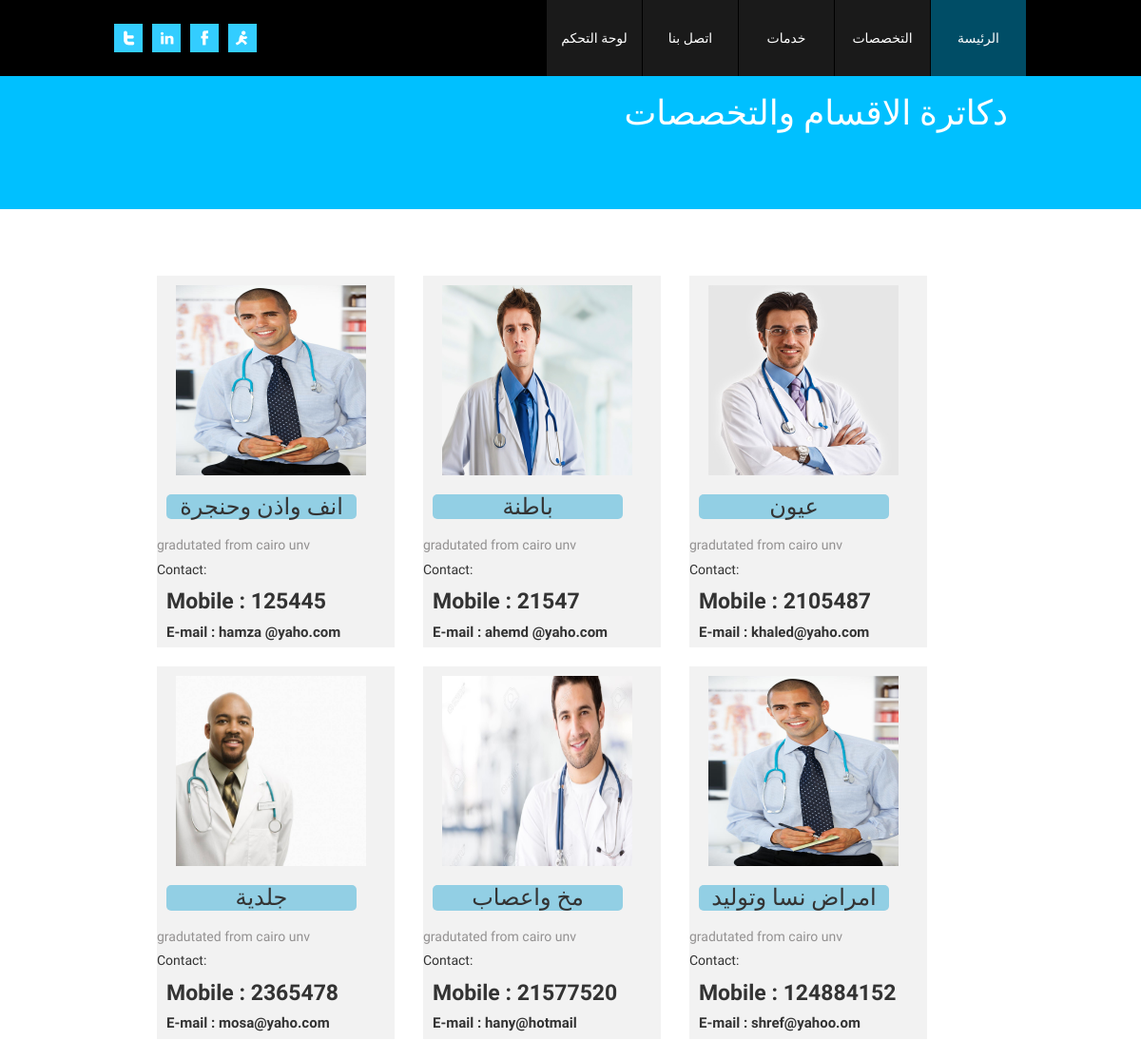
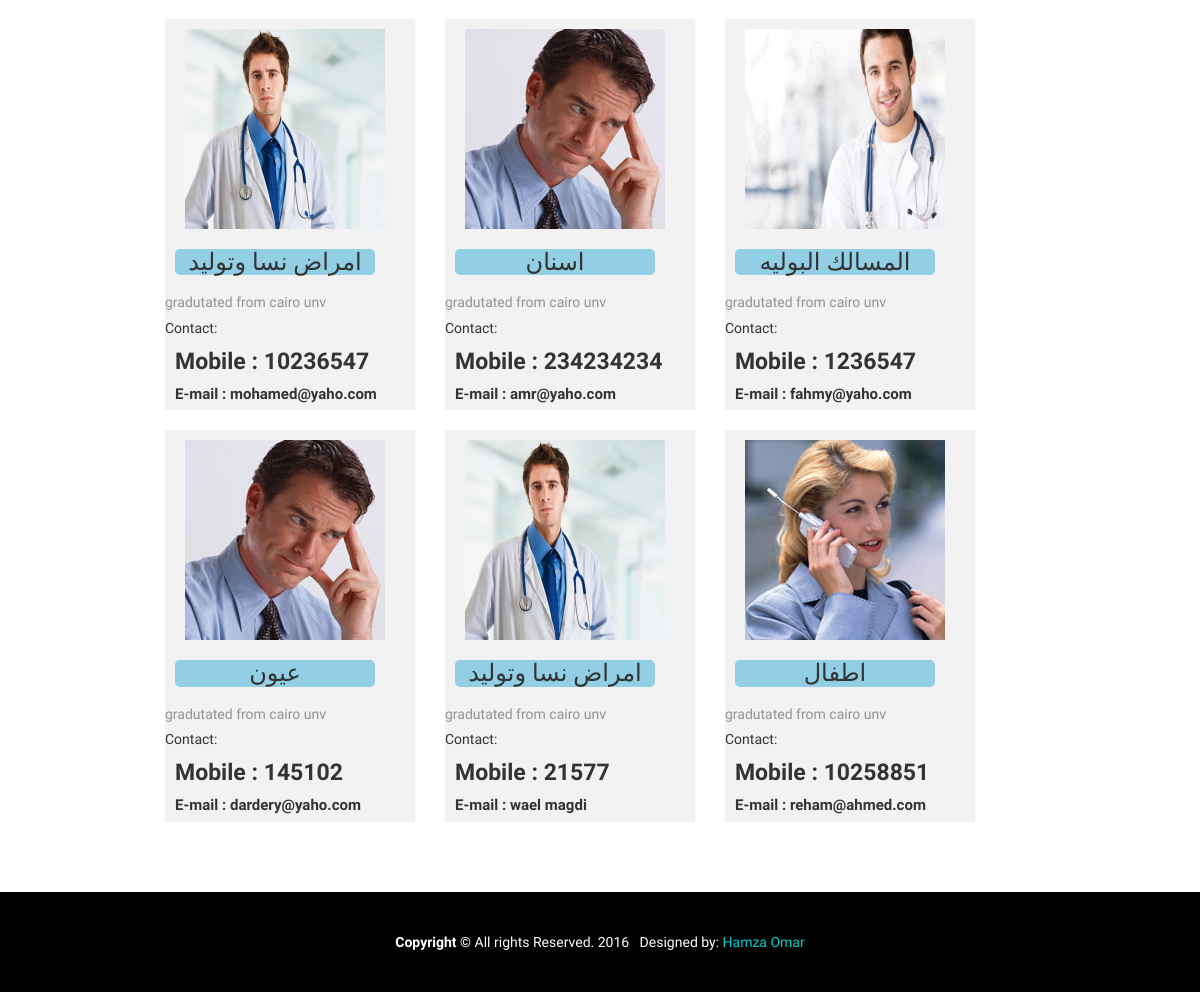
The app's page /doctors.php with its own data (2 pictures, top to bottom).
### tables this page shows
CREATE TABLE `doctors` (
  `Doc_ID` int(11) NOT NULL,
  `Name` varchar(50) NOT NULL,
  `achievement` text NOT NULL,
  `mobile` int(11) NOT NULL,
  `email` varchar(100) NOT NULL,
  `pic` varchar(200) NOT NULL,
  `Admin_ID` varchar(100) NOT NULL,
  `Sepc_ID` varchar(100) NOT NULL
);

CREATE TABLE `specialties` (
  `Sepc_ID` int(11) NOT NULL,
  `Specialty_name` varchar(100) NOT NULL,
  `img` varchar(200) NOT NULL,
  `Admin_ID` int(11) NOT NULL
);

### doctors.php (the view, shortened to what this page needs)
<!DOCTYPE html PUBLIC "-//W3C//DTD XHTML 1.0 Transitional//EN" "http://www.w3.org/TR/xhtml1/DTD/xhtml1-transitional.dtd">
<html xmlns="http://www.w3.org/1999/xhtml">
<head>
<link href="css/style.css" rel="stylesheet" type="text/css" />
<link href="css/bootstrap.css" rel="stylesheet" type="text/css" />
</head>
 <?PHP include("include/template/header_&_navbar.php");  ?>
<div class="logo-sarch-wrap">
  <div class="logo-search-container">
    <div class="logo">
      <h1>دكاترة الاقسام والتخصصات</h1>
    </div>
  </div>
</div>
<div class="page-wrapper">
  <div class="portfolio">
		<?PHP
			   mysqli_set_charset($con ,'UTF8');
 $select= "SELECT doctors.Name , doctors.achievement , doctors.mobile , doctors.email , doctors.pic  ,specialties.Specialty_name
  FROM doctors JOIN  specialties
  WHERE doctors.Sepc_ID = specialties.Sepc_ID";
			   $query = mysqli_query($con ,$select);
			   while($rows = mysqli_fetch_array($query)){
				   ?>
   <div class=" col-lg-4" >
     <div class="row" style=" background-color:#F2F2F2 ; margin:10px auto ">
       <img src="images/<?PHP echo $rows['pic'];?>" width="200px" height="200px" style="margin-left:20px; margin-top:10px "/>
    <h3 style="text-align:center;background-color:rgba(0,153,204,.4);width:200px;height: auto;border-radius:5px 5px 5px 5px; margin-left:10px">
    <span ><?PHP echo $rows['Specialty_name'];?></span>
    </h3>
         <span style="margin-left:10px">
               <h3  <?PHP echo $rows['Name'];?> </h3>
                  <p><?PHP echo $rows['achievement'];?> </p>
                 <h5>Contact:</h5>
                <label >Mobile : <?PHP echo $rows['mobile'] ?>  </label> <br />
                <label  style="font-size:15px">E-mail : <?PHP echo $rows['email'] ?>  </label> <br />
    </span>
        </div>
    </div>
				   <?PHP
				   }
		?>
</div>
</div>
<?PHP include("include/template/footer.php");?>
</body>
</html>

### css/style.css (style rules this page uses)
* { margin:0; padding:0; font-family: 'Pontano Sans', sans-serif; }
body { background:#f1f1f1; }
p { font-family: 'Pontano Sans', sans-serif; color:#939191; font-size:14px; }
img { border:none; }
h1 { font-family: 'Oswald', sans-serif; color:#45303f; font-size:22px; font-weight:normal;text-transform:uppercase; }
.logo-sarch-wrap { width:100%; overflow:hidden; background-color:#00c0ff }
.logo-search-container { width:960px; margin:0 auto; height:140px; }
.logo { float:right; width:500px; height:140px; line-height:140px; }
.logo h1 { color:#ffffff; font-size:36px; text-transform:uppercase; font-weight:normal; float:right ; padding-right:20px }
.page-wrapper { width:960px; margin:0 auto; overflow:hidden; }
.portfolio { overflow:hidden; width:900px; padding:30px; background:#ffffff; margin-top:30px; }

### css/style2.css (style rules this page uses)
label { padding-left:10px; direction:rtl; font-size:23px }
label { padding-left:10px; direction:rtl; }

### records on screen
doctors: pic (picture), Sepc_ID.Specialty_name "انف واذن وحنجرة", achievement "gradutated from cairo unv", mobile "125445", email "hamza @yaho.com"
doctors: pic (picture), Sepc_ID.Specialty_name "باطنة", achievement "gradutated from cairo unv", mobile "21547", email "ahemd @yaho.com"
doctors: pic (picture), Sepc_ID.Specialty_name "عيون", achievement "gradutated from cairo unv", mobile "2105487", email "khaled@yaho.com"
doctors: pic (picture), Sepc_ID.Specialty_name "جلدية", achievement "gradutated from cairo unv", mobile "2365478", email "mosa@yaho.com"
doctors: pic (picture), Sepc_ID.Specialty_name "مخ واعصاب", achievement "gradutated from cairo unv", mobile "21577520", email "hany@hotmail"
doctors: pic (picture), Sepc_ID.Specialty_name "امراض نسا وتوليد", achievement "gradutated from cairo unv", mobile "124884152", email "shref@yahoo.om"
doctors: pic (picture), Sepc_ID.Specialty_name "امراض نسا وتوليد", achievement "gradutated from cairo unv", mobile "10236547", email "mohamed@yaho.com"
doctors: pic (picture), Sepc_ID.Specialty_name "اسنان", achievement "gradutated from cairo unv", mobile "234234234", email "amr@yaho.com"
doctors: pic (picture), Sepc_ID.Specialty_name "المسالك البوليه", achievement "gradutated from cairo unv", mobile "1236547", email "fahmy@yaho.com"
doctors: pic (picture), Sepc_ID.Specialty_name "عيون", achievement "gradutated from cairo unv", mobile "145102", email "dardery@yaho.com"
doctors: pic (picture), Sepc_ID.Specialty_name "امراض نسا وتوليد", achievement "gradutated from cairo unv", mobile "21577", email "wael magdi"
doctors: pic (picture), Sepc_ID.Specialty_name "اطفال", achievement "gradutated from cairo unv", mobile "10258851", email "reham@ahmed.com"
